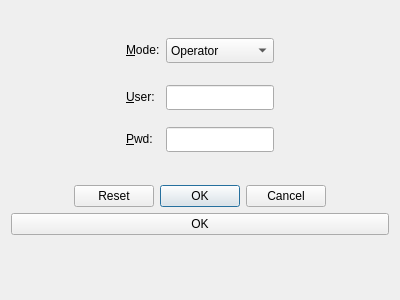
<?xml version="1.0" encoding="UTF-8"?>
<ui version="4.0">
 <class>LoginDialog</class>
 <widget class="QDialog" name="LoginDialog">
  <property name="geometry">
   <rect>
    <x>0</x>
    <y>0</y>
    <width>400</width>
    <height>300</height>
   </rect>
  </property>
  <property name="windowTitle">
   <string>Dialog</string>
  </property>
  <layout class="QGridLayout" name="gridLayout">
   <item row="0" column="0">
    <layout class="QVBoxLayout" name="verticalLayout">
     <item>
      <spacer name="verticalSpacer_3">
       <property name="orientation">
        <enum>Qt::Vertical</enum>
       </property>
       <property name="sizeHint" stdset="0">
        <size>
         <width>20</width>
         <height>40</height>
        </size>
       </property>
      </spacer>
     </item>
     <item>
      <layout class="QHBoxLayout" name="horizontalLayout">
       <item>
        <spacer name="horizontalSpacer">
         <property name="orientation">
          <enum>Qt::Horizontal</enum>
         </property>
         <property name="sizeHint" stdset="0">
          <size>
           <width>40</width>
           <height>20</height>
          </size>
         </property>
        </spacer>
       </item>
       <item>
        <layout class="QFormLayout" name="formLayout">
         <item row="0" column="0">
          <widget class="QLabel" name="label">
           <property name="text">
            <string>&amp;Mode:</string>
           </property>
           <property name="buddy">
            <cstring>comboBox_Mode</cstring>
           </property>
          </widget>
         </item>
         <item row="0" column="1">
          <widget class="QComboBox" name="comboBox_Mode">
           <property name="minimumSize">
            <size>
             <width>0</width>
             <height>25</height>
            </size>
           </property>
           <property name="currentIndex">
            <number>0</number>
           </property>
           <item>
            <property name="text">
             <string>Operator</string>
            </property>
           </item>
           <item>
            <property name="text">
             <string>Engineer</string>
            </property>
           </item>
          </widget>
         </item>
         <item row="1" column="1">
          <spacer name="verticalSpacer_7">
           <property name="orientation">
            <enum>Qt::Vertical</enum>
           </property>
           <property name="sizeType">
            <enum>QSizePolicy::Fixed</enum>
           </property>
           <property name="sizeHint" stdset="0">
            <size>
             <width>20</width>
             <height>10</height>
            </size>
           </property>
          </spacer>
         </item>
         <item row="2" column="0">
          <widget class="QLabel" name="label_3">
           <property name="text">
            <string>&amp;User:</string>
           </property>
           <property name="buddy">
            <cstring>lineEdit_Pwd</cstring>
           </property>
          </widget>
         </item>
         <item row="2" column="1">
          <widget class="QLineEdit" name="lineEdit_User">
           <property name="minimumSize">
            <size>
             <width>0</width>
             <height>25</height>
            </size>
           </property>
           <property name="styleSheet">
            <string notr="true"/>
           </property>
           <property name="echoMode">
            <enum>QLineEdit::Password</enum>
           </property>
           <property name="clearButtonEnabled">
            <bool>true</bool>
           </property>
          </widget>
         </item>
         <item row="3" column="1">
          <spacer name="verticalSpacer_4">
           <property name="orientation">
            <enum>Qt::Vertical</enum>
           </property>
           <property name="sizeType">
            <enum>QSizePolicy::Fixed</enum>
           </property>
           <property name="sizeHint" stdset="0">
            <size>
             <width>20</width>
             <height>5</height>
            </size>
           </property>
          </spacer>
         </item>
         <item row="4" column="0">
          <widget class="QLabel" name="label_2">
           <property name="text">
            <string>&amp;Pwd:</string>
           </property>
           <property name="buddy">
            <cstring>lineEdit_Pwd</cstring>
           </property>
          </widget>
         </item>
         <item row="4" column="1">
          <widget class="QLineEdit" name="lineEdit_Pwd">
           <property name="minimumSize">
            <size>
             <width>0</width>
             <height>25</height>
            </size>
           </property>
           <property name="styleSheet">
            <string notr="true"/>
           </property>
           <property name="echoMode">
            <enum>QLineEdit::Password</enum>
           </property>
           <property name="clearButtonEnabled">
            <bool>true</bool>
           </property>
          </widget>
         </item>
        </layout>
       </item>
       <item>
        <spacer name="horizontalSpacer_2">
         <property name="orientation">
          <enum>Qt::Horizontal</enum>
         </property>
         <property name="sizeHint" stdset="0">
          <size>
           <width>40</width>
           <height>20</height>
          </size>
         </property>
        </spacer>
       </item>
      </layout>
     </item>
     <item>
      <spacer name="verticalSpacer">
       <property name="orientation">
        <enum>Qt::Vertical</enum>
       </property>
       <property name="sizeHint" stdset="0">
        <size>
         <width>20</width>
         <height>40</height>
        </size>
       </property>
      </spacer>
     </item>
     <item>
      <layout class="QHBoxLayout" name="horizontalLayout_2">
       <item>
        <spacer name="horizontalSpacer_4">
         <property name="orientation">
          <enum>Qt::Horizontal</enum>
         </property>
         <property name="sizeHint" stdset="0">
          <size>
           <width>40</width>
           <height>20</height>
          </size>
         </property>
        </spacer>
       </item>
       <item>
        <widget class="QDialogButtonBox" name="buttonBox">
         <property name="styleSheet">
          <string notr="true"/>
         </property>
         <property name="orientation">
          <enum>Qt::Horizontal</enum>
         </property>
         <property name="standardButtons">
          <set>QDialogButtonBox::Cancel|QDialogButtonBox::Ok|QDialogButtonBox::Reset</set>
         </property>
         <property name="centerButtons">
          <bool>false</bool>
         </property>
        </widget>
       </item>
       <item>
        <spacer name="horizontalSpacer_3">
         <property name="orientation">
          <enum>Qt::Horizontal</enum>
         </property>
         <property name="sizeHint" stdset="0">
          <size>
           <width>40</width>
           <height>20</height>
          </size>
         </property>
        </spacer>
       </item>
      </layout>
     </item>
     <item>
      <widget class="QPushButton" name="pushButton_OK">
       <property name="text">
        <string>OK</string>
       </property>
      </widget>
     </item>
     <item>
      <spacer name="verticalSpacer_5">
       <property name="orientation">
        <enum>Qt::Vertical</enum>
       </property>
       <property name="sizeHint" stdset="0">
        <size>
         <width>20</width>
         <height>40</height>
        </size>
       </property>
      </spacer>
     </item>
     <item>
      <spacer name="verticalSpacer_2">
       <property name="orientation">
        <enum>Qt::Vertical</enum>
       </property>
       <property name="sizeHint" stdset="0">
        <size>
         <width>20</width>
         <height>40</height>
        </size>
       </property>
      </spacer>
     </item>
    </layout>
   </item>
  </layout>
 </widget>
 <resources/>
 <connections>
  <connection>
   <sender>buttonBox</sender>
   <signal>accepted()</signal>
   <receiver>LoginDialog</receiver>
   <slot>accept()</slot>
   <hints>
    <hint type="sourcelabel">
     <x>248</x>
     <y>254</y>
    </hint>
    <hint type="destinationlabel">
     <x>157</x>
     <y>274</y>
    </hint>
   </hints>
  </connection>
  <connection>
   <sender>buttonBox</sender>
   <signal>rejected()</signal>
   <receiver>LoginDialog</receiver>
   <slot>reject()</slot>
   <hints>
    <hint type="sourcelabel">
     <x>316</x>
     <y>260</y>
    </hint>
    <hint type="destinationlabel">
     <x>286</x>
     <y>274</y>
    </hint>
   </hints>
  </connection>
 </connections>
</ui>
